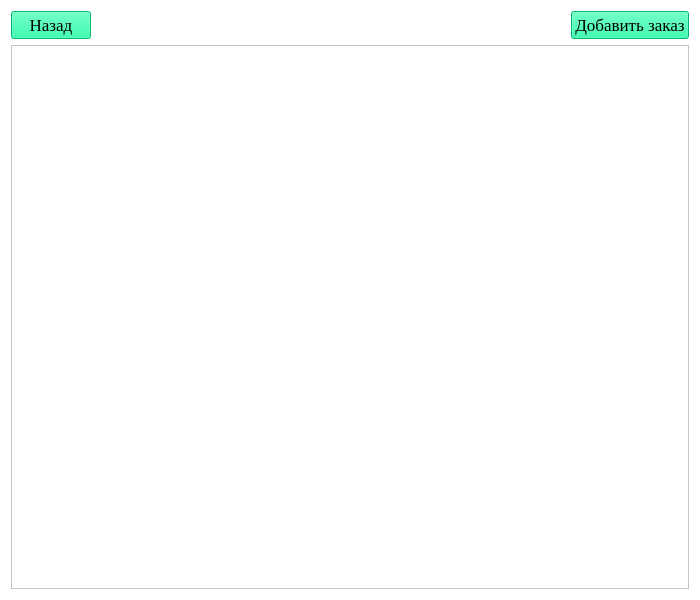
<?xml version="1.0" encoding="UTF-8"?>
<ui version="4.0">
 <class>OrdersWindow</class>
 <widget class="QWidget" name="OrdersWindow">
  <property name="geometry">
   <rect>
    <x>0</x>
    <y>0</y>
    <width>700</width>
    <height>600</height>
   </rect>
  </property>
  <property name="minimumSize">
   <size>
    <width>700</width>
    <height>600</height>
   </size>
  </property>
  <property name="font">
   <font>
    <family>Times New Roman</family>
    <pointsize>13</pointsize>
   </font>
  </property>
  <property name="windowTitle">
   <string>Список заказов</string>
  </property>
  <property name="styleSheet">
   <string notr="true">QWidget{background-color: #FFFFFF;
font-family: &quot;Times New Roman&quot;;
font-size: 13pt;
color: black}
QLineEdit{
border: 1px solid black;
}
QPushButton{
background-color: #00FA9A
}
QComboBox{
border: 1px solid black;
}</string>
  </property>
  <layout class="QVBoxLayout" name="verticalLayout">
   <item>
    <layout class="QGridLayout" name="gridLayout">
     <item row="2" column="0" alignment="Qt::AlignLeft">
      <widget class="QPushButton" name="go_back_btn">
       <property name="font">
        <font>
         <family>Times New Roman</family>
         <pointsize>13</pointsize>
        </font>
       </property>
       <property name="styleSheet">
        <string notr="true">background-color: rgb(0, 250, 154)</string>
       </property>
       <property name="text">
        <string>Назад</string>
       </property>
      </widget>
     </item>
     <item row="2" column="1" alignment="Qt::AlignRight">
      <widget class="QPushButton" name="open_add_order_window_btn">
       <property name="text">
        <string>Добавить заказ</string>
       </property>
      </widget>
     </item>
    </layout>
   </item>
   <item>
    <widget class="QScrollArea" name="scrollArea">
     <property name="widgetResizable">
      <bool>true</bool>
     </property>
     <widget class="QWidget" name="scrollWidget">
      <property name="geometry">
       <rect>
        <x>0</x>
        <y>0</y>
        <width>674</width>
        <height>541</height>
       </rect>
      </property>
     </widget>
    </widget>
   </item>
  </layout>
 </widget>
 <resources/>
 <connections/>
</ui>
